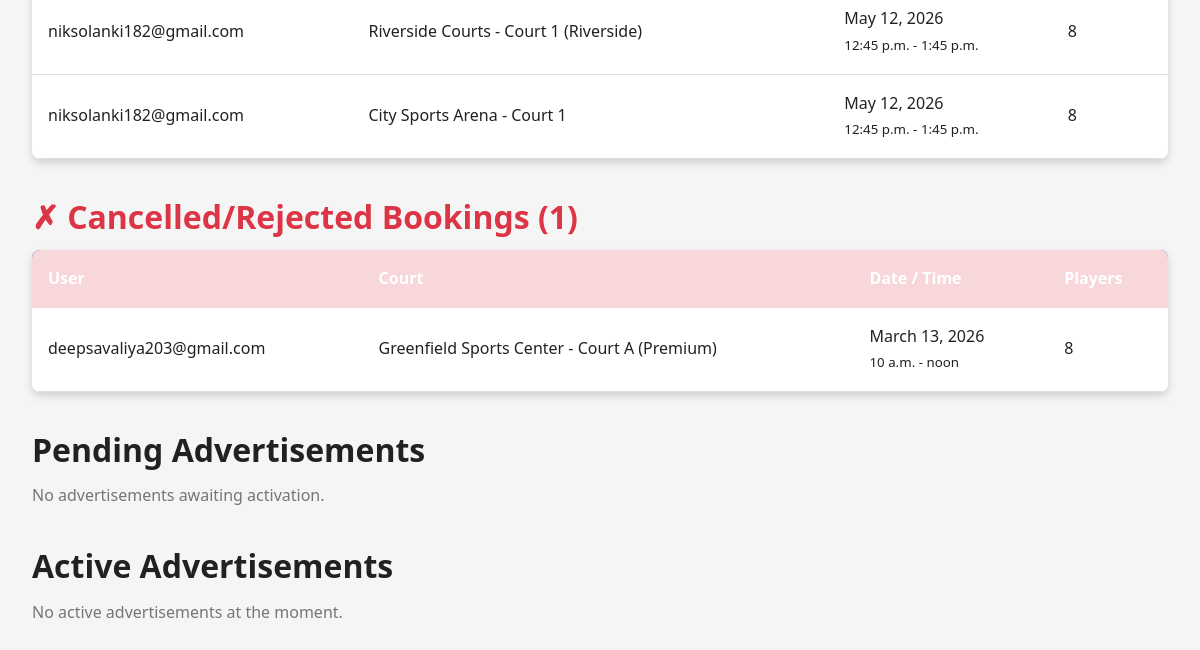
Before: /booking/admin/dashboard/ (signed in, lower part) with the older database file.
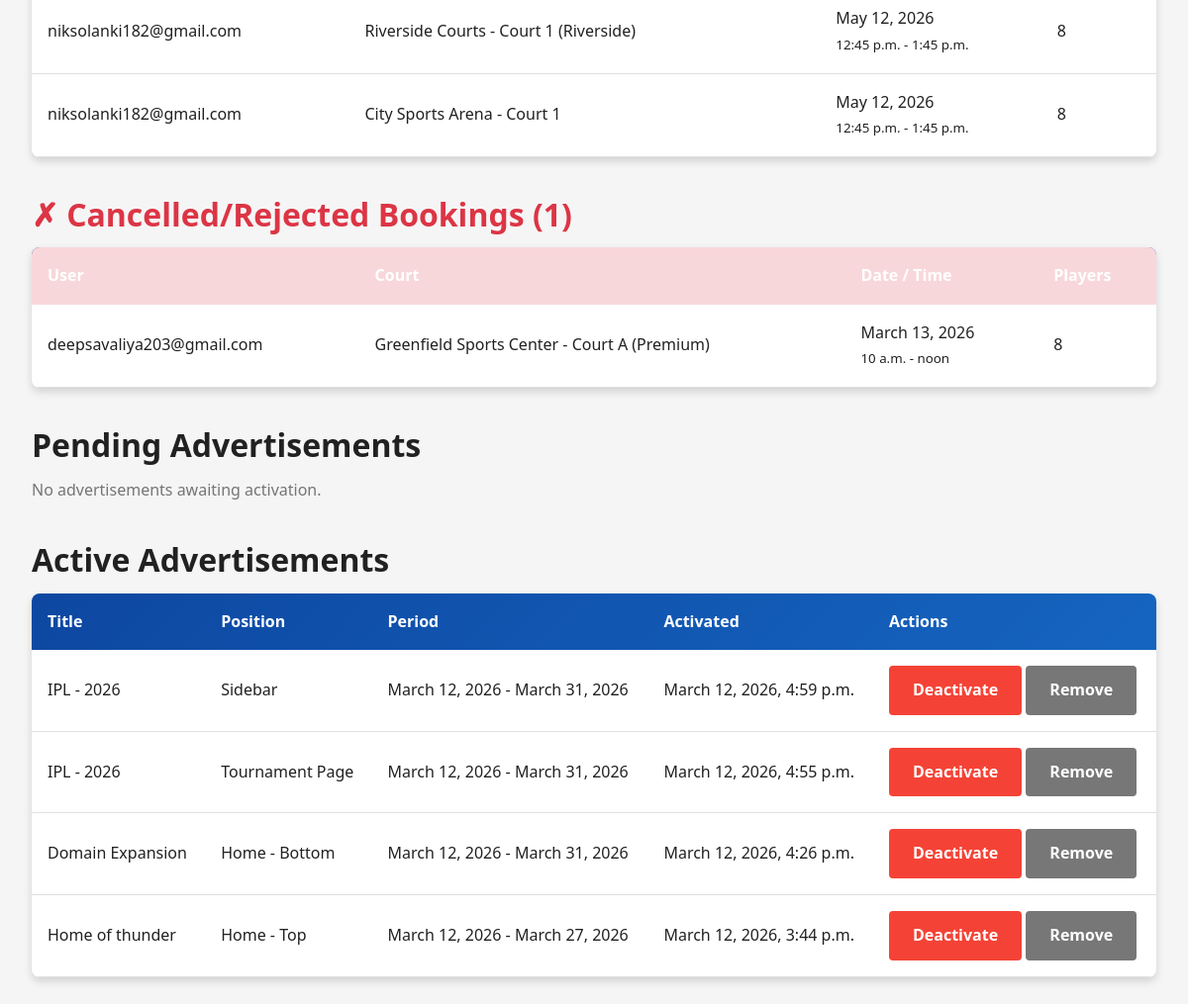
After: the same page with the newer database file.
### booking/models.py (models this page shows, shortened)
class Booking(models.Model):
    STATUS_CHOICES = (
        ('confirmed', 'Confirmed'),
        ('cancelled', 'Cancelled'),
        ('pending', 'Pending'),
        ('completed', 'Completed'),
    )
    user = models.ForeignKey(settings.AUTH_USER_MODEL, related_name='bookings', on_delete=models.CASCADE)
    court = models.ForeignKey(Court, related_name='bookings', on_delete=models.CASCADE)
    date = models.DateField()
    start_time = models.TimeField()
    end_time = models.TimeField()
    number_of_players = models.PositiveIntegerField(default=8)
    total_price = models.DecimalField(max_digits=10, decimal_places=2, default=0)
    status = models.CharField(max_length=20, choices=STATUS_CHOICES, default='pending')
    notes = models.TextField(blank=True)
    created_at = models.DateTimeField(auto_now_add=True)
    updated_at = models.DateTimeField(auto_now=True)
    class Meta:
        ordering = ['-date', 'start_time']
        unique_together = ('court', 'date', 'start_time', 'status')

class Court(models.Model):
    venue = models.ForeignKey(Venue, related_name='courts', on_delete=models.CASCADE)
    name = models.CharField(max_length=50)
    capacity = models.PositiveIntegerField(default=8)
    price_per_hour = models.DecimalField(max_digits=10, decimal_places=2, default=500)
    description = models.TextField(blank=True)
    is_active = models.BooleanField(default=True)
    class Meta:
        ordering = ['name']
    def __str__(self):
        return f"{self.venue.name} - {self.name}"

class Venue(models.Model):
    name = models.CharField(max_length=100)
    address = models.TextField(blank=True)
    city = models.CharField(max_length=100, blank=True)
    phone = models.CharField(max_length=15, blank=True)
    email = models.EmailField(blank=True)
    description = models.TextField(blank=True)
    rating = models.FloatField(default=4.5, validators=[MinValueValidator(0), MaxValueValidator(5)])
    created_at = models.DateTimeField(default=timezone.now)
    class Meta:
        ordering = ['name']

class Advertisement(models.Model):
    HOME_TOP = 'HOME_TOP'
    HOME_BOTTOM = 'HOME_BOTTOM'
    TOURNAMENT_PAGE = 'TOURNAMENT_PAGE'
    SIDEBAR = 'SIDEBAR'
    POSITION_CHOICES = (
        (HOME_TOP, 'Home - Top'),
        (HOME_BOTTOM, 'Home - Bottom'),
        (TOURNAMENT_PAGE, 'Tournament Page'),
        (SIDEBAR, 'Sidebar'),
    )
    title = models.CharField(max_length=200, blank=True, default='')
    image = models.ImageField(upload_to='advertisements/', blank=True, null=True)
    link = models.URLField(blank=True)
    position = models.CharField(max_length=20, choices=POSITION_CHOICES, default=HOME_TOP)
    start_date = models.DateField(default=timezone.now, null=True, blank=True)
    end_date = models.DateField(default=timezone.now, null=True, blank=True)
    is_active = models.BooleanField(default=False)
    created_at = models.DateTimeField(auto_now_add=True)
    class Meta:
        ordering = ['-created_at']

### user/models.py (models this page shows, shortened)
class CustomUser(AbstractUser):
    username = None  # remove username
    email = models.EmailField(unique=True)
    phone = models.CharField(max_length=10, blank=True)
    USERNAME_FIELD = 'email'
    REQUIRED_FIELDS = []
    objects = CustomUserManager()

### booking/views.py (the view)
# urls.py: path('admin/dashboard/', admin_dashboard, name='admin_dashboard'),
@admin_required
def admin_dashboard(request):
    pending_payment_bookings = Booking.objects.filter(status='pending').order_by('-created_at')
    confirmed_bookings = Booking.objects.filter(status='confirmed').order_by('-created_at')
    cancelled_bookings = Booking.objects.filter(status='cancelled').order_by('-created_at')
    pending_ads = Advertisement.objects.filter(is_active=False).order_by('-created_at')
    active_ads = Advertisement.objects.filter(is_active=True).order_by('-created_at')
    tournaments = Tournament.objects.filter(status__in=['upcoming', 'ongoing']).order_by('-created_at')
    pending_registrations = TournamentRegistration.objects.filter(status='pending').order_by('-created_at')
    context = {
        'pending_payment_bookings': pending_payment_bookings,
        'confirmed_bookings': confirmed_bookings,
        'cancelled_bookings': cancelled_bookings,
        'pending_ads': pending_ads,
        'active_ads': active_ads,
        'tournaments': tournaments,
        'pending_registrations': pending_registrations,
    }
    return render(request, 'booking/admin_dashboard.html', context)

### booking/context_processors.py (called while the page is built)
def active_ads(request):
    today = timezone.now().date()
    active_ads_qs = Advertisement.objects.filter(is_active=True, start_date__lte=today, end_date__gte=today)
    ads_by_position = {choice[0]: [] for choice in Advertisement.POSITION_CHOICES}
    for ad in active_ads_qs:
        ads_by_position.setdefault(ad.position, []).append(ad)
    return {
        'active_ads': ads_by_position,
    }

### booking/views.py (called while the page is built)
def _is_admin(user):
    return user.is_authenticated and (
        user.is_superuser or user.is_staff or user.email == getattr(settings, 'ADMIN_EMAIL', '')
    )

### myproject/context_processors.py (called while the page is built)
def admin_email(request):
    return {'ADMIN_EMAIL': settings.ADMIN_EMAIL}

### templates/booking/admin_dashboard.html (shortened to what the changed rows need)
{% extends 'base.html' %}
{% block content %}
<div class="container">
    <div style="margin-bottom: 2rem;">
        {% if confirmed_bookings %}
            <table class="booking-table" style="width:100%; border-collapse: collapse;">
                <tbody>
                    {% for b in confirmed_bookings %}
                    <tr style="border-bottom:1px solid #ddd;">
                        <td>{{ b.user.email }}</td>
                        <td>{{ b.court }}</td>
                        <td>{{ b.date }}<br><small>{{ b.start_time }} - {{ b.end_time }}</small></td>
                        <td>{{ b.number_of_players }}</td>
                    </tr>
                    {% endfor %}
                </tbody>
            </table>
        {% else %}
            <p><em>No confirmed bookings.</em></p>
        {% endif %}
    </div>
    <div style="margin-bottom: 2rem;">
        <h2 style="color: #dc3545;">✗ Cancelled/Rejected Bookings ({{ cancelled_bookings.count }})</h2>
        {% if cancelled_bookings %}
            <table class="booking-table" style="width:100%; border-collapse: collapse;">
                <thead>
                    <tr style="background: #f8d7da;">
                        <th>User</th>
                        <th>Court</th>
                        <th>Date / Time</th>
                        <th>Players</th>
                    </tr>
                </thead>
                <tbody>
                    {% for b in cancelled_bookings %}
                    <tr style="border-bottom:1px solid #ddd;">
                        <td>{{ b.user.email }}</td>
                        <td>{{ b.court }}</td>
                        <td>{{ b.date }}<br><small>{{ b.start_time }} - {{ b.end_time }}</small></td>
                        <td>{{ b.number_of_players }}</td>
                    </tr>
                    {% endfor %}
                </tbody>
            </table>
        {% else %}
            <p><em>No cancelled bookings.</em></p>
        {% endif %}
    </div>
</div>
<div class="container" style="margin-top: 2rem;">
    <h2>Pending Advertisements</h2>
</div>
<div class="container" style="margin-top: 2rem;">
    <h2>Active Advertisements</h2>
    {% if active_ads %}
        <table style="width:100%; border-collapse: collapse;">
            <thead>
                <tr>
                    <th>Title</th>
                    <th>Position</th>
                    <th>Period</th>
                    <th>Activated</th>
                    <th>Actions</th>
                </tr>
            </thead>
            <tbody>
                {% for a in active_ads %}
                <tr style="border-bottom:1px solid #ccc;">
                    <td>{{ a.title }}</td>
                    <td>{{ a.get_position_display }}</td>
                    <td>{{ a.start_date }} - {{ a.end_date }}</td>
                    <td>{{ a.created_at }}</td>
                    <td>
                        <a class="btn" style="background:#f44336;" href="{% url 'admin_update_advertisement' a.pk 'reject' %}">Deactivate</a>
                        <a class="btn" style="background:#777;" href="{% url 'admin_update_advertisement' a.pk 'remove' %}">Remove</a>
                    </td>
                </tr>
                {% endfor %}
            </tbody>
        </table>
    {% else %}
        <p>No active advertisements at the moment.</p>
    {% endif %}
</div>
{% endblock %}

Changed rows visible on the page:
added Advertisement: title "IPL - 2026", position "Sidebar", start_date "March 12, 2026", end_date "March 31, 2026", created_at "March 12, 2026, 4:59 p.m."
added Advertisement: title "IPL - 2026", position "Tournament Page", start_date "March 12, 2026", end_date "March 31, 2026", created_at "March 12, 2026, 4:55 p.m."
added Advertisement: title "Domain Expansion", position "Home - Bottom", start_date "March 12, 2026", end_date "March 31, 2026", created_at "March 12, 2026, 4:26 p.m."
added Advertisement: title "Home of thunder", position "Home - Top", start_date "March 12, 2026", end_date "March 27, 2026", created_at "March 12, 2026, 3:44 p.m."
Other visible differences:
text no longer shown: "No active advertisements at the moment."
text now shown: "Title Position Period Activated Actions"
